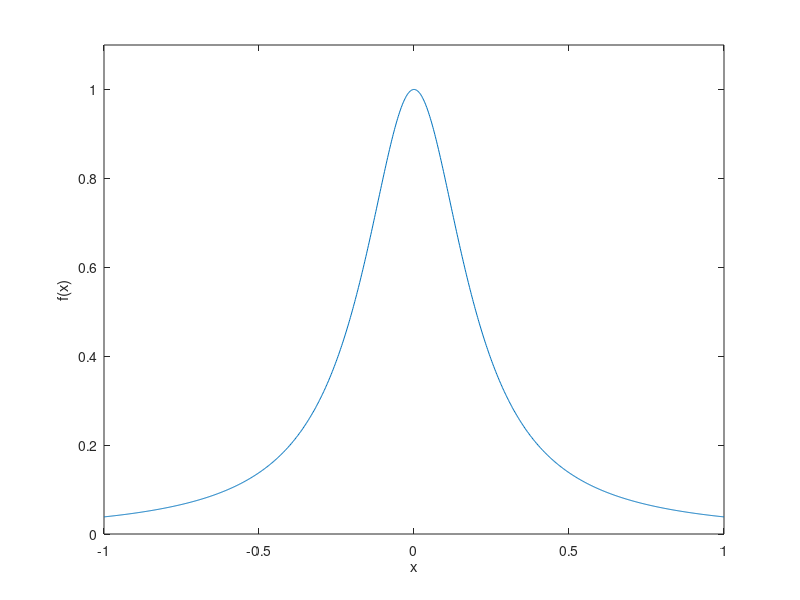

MATLAB code for this plot:
close all
clear all
format long

f = @(x) 1./(1+25.*x.^2);
n= linspace(-1,1,1000);
plot(n,f(n))
xlabel('x')
ylabel('f(x)')
xlim([-1,1])
ylim([0,1.1])